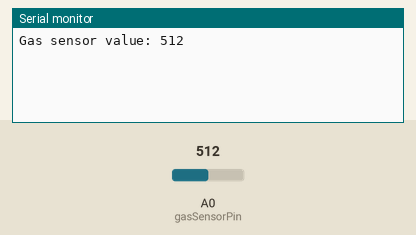
The sketch below on a simulated Arduino Uno, built with avr-gcc and run on an emulated ATmega328P. On the bench: the last lines printed to the serial monitor. The inputs (shaded band) are chosen by the test bench; at power-on: A0 (gasSensorPin) = 512. The modem accepts every AT command (registered, SIM ready, sends succeed) and sends nothing else.

Above: at 2.2 s.
2.3 s: A0 (gasSensorPin) set to 716
At 3.6 s:
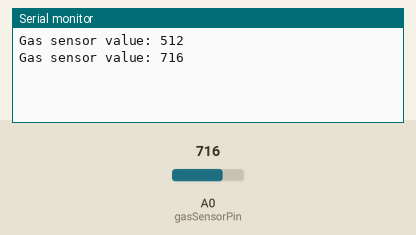
3.8 s: A0 (gasSensorPin) set to 900
At 6.4 s:
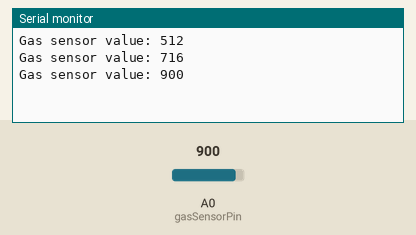
Timing chart, 0 to 7.9 s (numbered marks = the images above; inputs shaded):
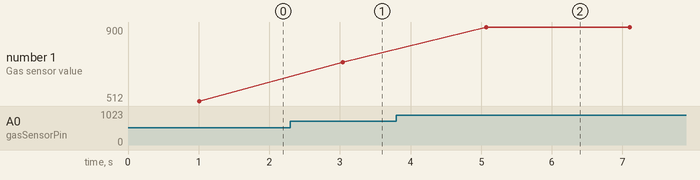

Measured:
- after the input at 2.3 s, the serial monitor: prints a new line after 0.74 s (image 1)
- after the input at 3.8 s, the serial monitor: prints a new line after 1.3 s (image 2)
- plotted number 1: 512 → 716 after the input at 2.3 s, 716 → 900 after the input at 3.8 s

The sketch:

smoke2arduino.ino
```cpp
#include <SoftwareSerial.h>

SoftwareSerial esp8266(2, 3); // RX, TX
const char* ssid = "lazer.net";
const char* password = "wifi password of yours";
const char* server = "api.thingspeak.com";
const char* apiKey = "ZE86YS51PSVK8C65"; // ThingSpeak API Key//pls choose ewpective key of your  channel

const int gasSensorPin = A0;//you can choose any analog pins
const int interval = 2000; // Send data every 2 seconds//change this depends upon your purpose

// Manually set latitude and longitude
const float latitude = 9.6779; // Example latitude
const float longitude = 76.5430; // Example longitude

void setup() {
  Serial.begin(115200);
  while (!Serial);
  esp8266.begin(115200);
  delay(1000);
  connectToWiFi();
}

void loop() {
  int gasValue = analogRead(gasSensorPin); // Read the raw analog value
  Serial.print("Gas sensor value: ");
  Serial.println(gasValue);
  sendToThingSpeak(gasValue);
  delay(interval);
}

void connectToWiFi() {//AT commands for wifi module
  sendCommand("AT+RST", 1000);
  sendCommand("AT+CWMODE=1", 1000);
  sendCommand("AT+CWJAP=\"" + String(ssid) + "\",\"" + String(password) + "\"", 4000);
}

void sendToThingSpeak(int value) {
  if (sendCommand("AT+CIPSTART=\"TCP\",\"" + String(server) + "\",80", 2000)) {
    String postStr = "field1=" + String(value) + "&field2=" + String(latitude) + "&field3=" + String(longitude);
    String postRequest = "POST /update HTTP/1.1\nHost: " + String(server) + "\nConnection: close\nX-THINGSPEAKAPIKEY: " + String(apiKey) + "\nContent-Type: application/x-www-form-urlencoded\nContent-Length: " + String(postStr.length()) + "\n\n" + postStr;
    String sendCmd = "AT+CIPSEND=" + String(postRequest.length());
    if (sendCommand(sendCmd, 500)) {
      if (sendCommand(postRequest, 1000)) {
        sendCommand("AT+CIPCLOSE", 100);
      }
    }
  }
}

boolean sendCommand(String command, int timeout) {
  esp8266.println(command);
  long startTime = millis();
  while ((millis() - startTime) < timeout) {
    if (esp8266.find("OK")) {
      return true;
    }
  }
  return false;
}
```
